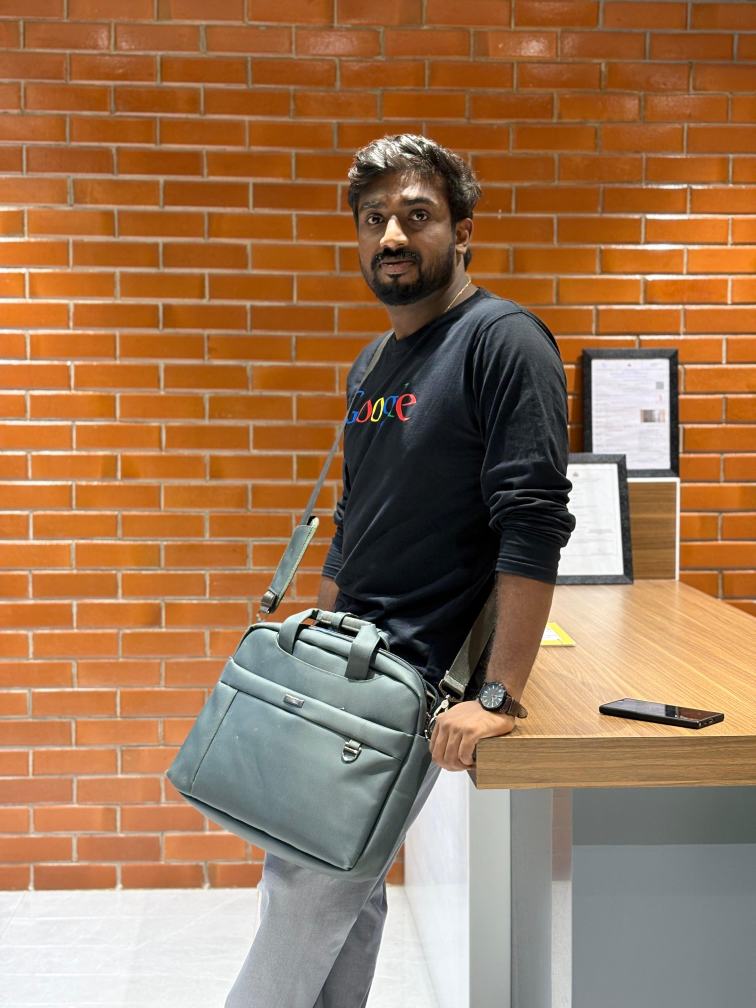
#> input picture thresholding/rahul.png, 3024 x 4032 px (shown at 1/4 size)
$ python adaptive_thresholding.py
#> lines starting #> are read from the running program, lines starting #| are printed output that depends on the picture; after the words box and inside, x2 and y2 are one past the last pixel; in counts of white or black regions, pixels touching at a corner belong together
import cv2
import matplotlib.pyplot as plt

read_img=cv2.imread("rahul.png",0)
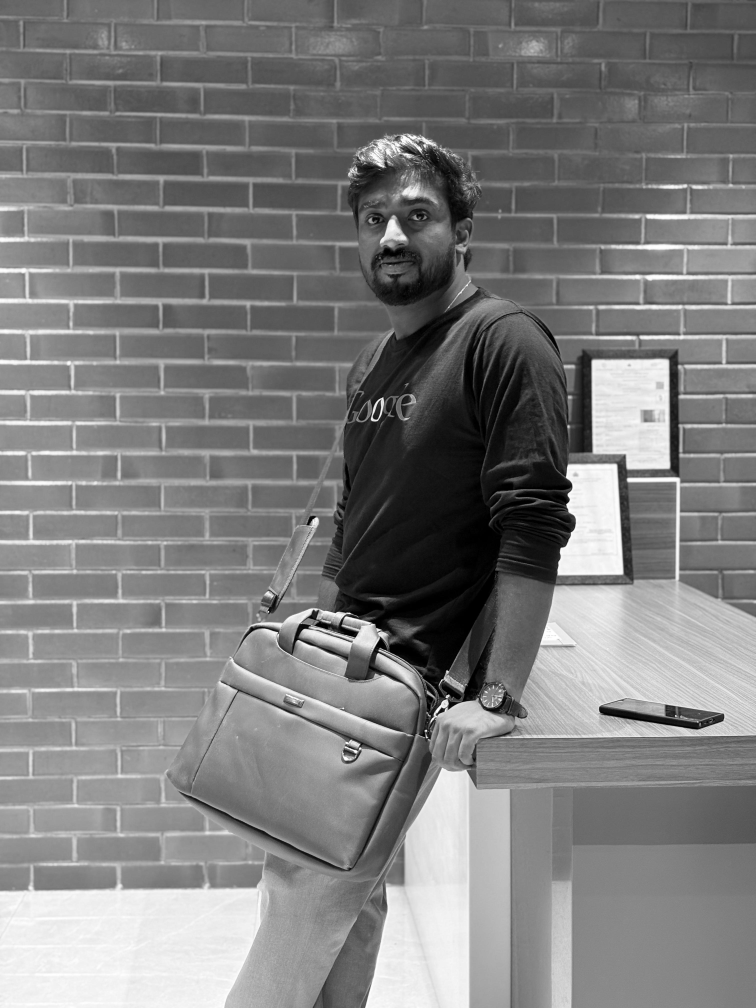
#> read_img: shape (4032, 3024) (shown at 1/4 size); min 0, max 255, mean 125.9

### resize
img=cv2.resize(read_img,(800,900),interpolation=cv2.INTER_AREA)
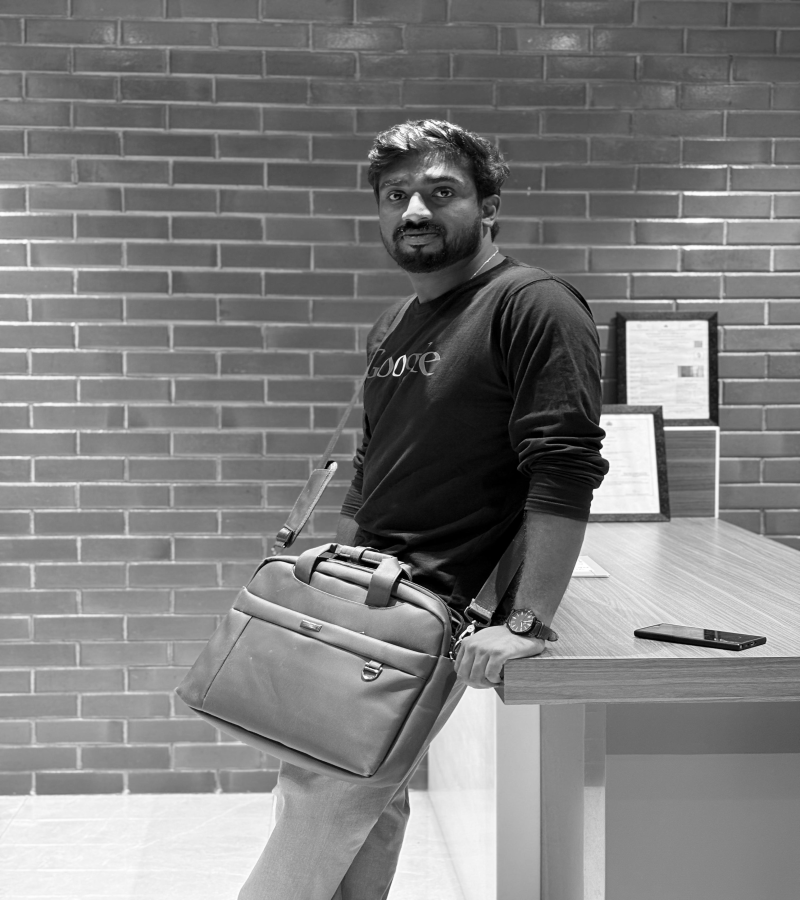
#> img: shape (900, 800); min 0, max 255, mean 125.9

'''
## Craet histogram to chk manually
hist=cv2.calcHist([img],[0],None,[256],[0,255])

plt.plot(hist)
plt.show()

'''
#### Adaptive thresolding

ad_thresh=cv2.adaptiveThreshold(img,255,cv2.ADAPTIVE_THRESH_GAUSSIAN_C,cv2.THRESH_BINARY_INV,51,4)
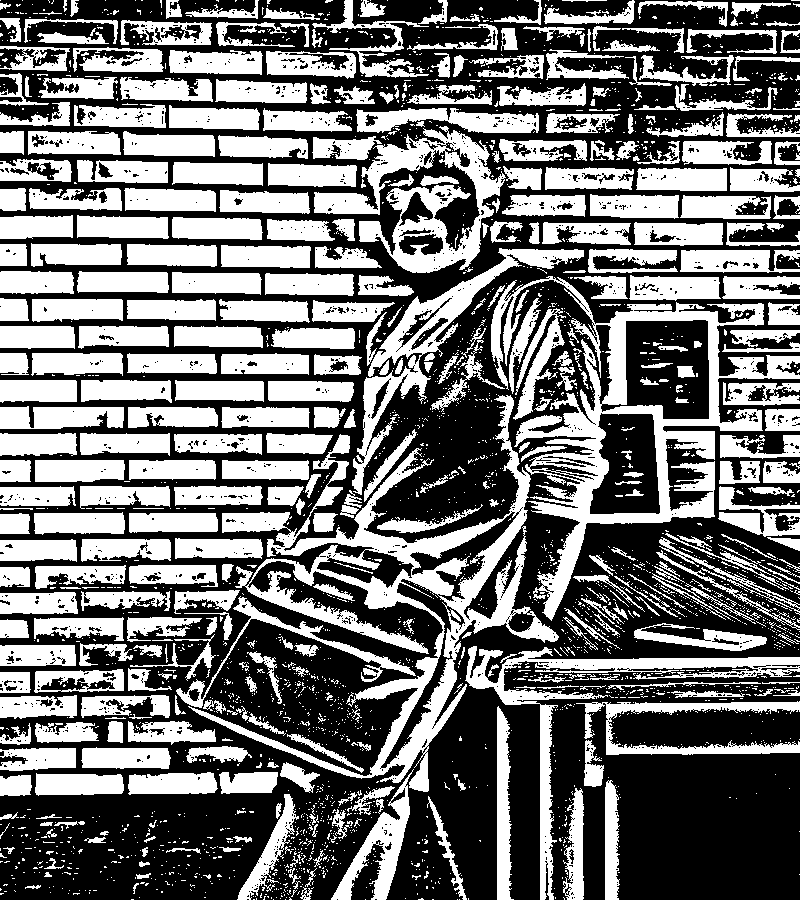
#> ad_thresh: shape (900, 800); 44.8% white; 2729 white regions (2297 under 20 px), largest, box (x1, y1, x2, y2) and area: (188, 395, 559, 792) 24673, (491, 276, 800, 621) 20847, (314, 126, 506, 273) 9594


cv2.imshow("adaptive",ad_thresh)


cv2.waitKey(0)

cv2.destroyAllWindows()
